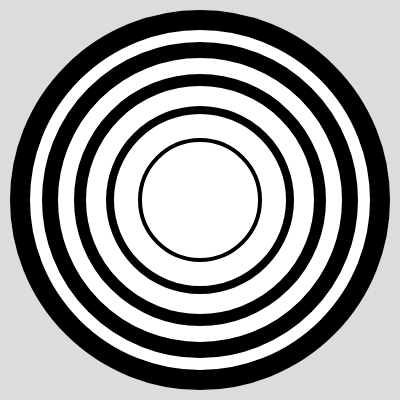
Frame 1 (no input)
Frame 60 (no input): identical to frame 1, image omitted
Frame 120 (the mouse pressed at the canvas centre since frame 60): identical to frame 1, image omitted

The p5.js sketch that drew this single still picture (run headless with seeded random() and noise() and a simulated clock; from frame 60 on, the mouse is pressed at the canvas centre):

// p5.js sketch
// ── sketch.js
//Wk4-1 -- 6 slimming circles (in setup)
//https://editor.p5js.org/benjamin.bergery/sketches/hOfkrYdPU

function setup() {
  createCanvas(400, 400);
  background(220);
  let radius = 360;
  let ithick = 20;
  
  for (let icount = 5; icount > 0; icount -= 1) // loop counts down from 6 to 1
  {
strokeWeight(ithick); 
    circle(width / 2, height / 2, radius);
    radius = radius - 60;
    ithick -= 4;
  }
}

function draw() {}



//NOTES

// after line 13
// draw from biggest to smallest
  // 360 to 60
// but doesn't matter if you don't fill !

// the GOAL is to have an EMPTY DRAW function
// because YOU'RE WRITING all the LOOPING 

//1. Code this design using a loop
